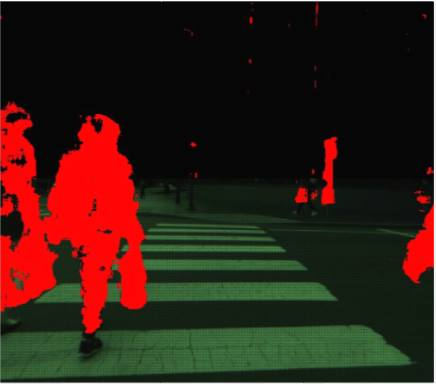
//> input picture catkin_ws/src/canny/src/immagine.jpg, 436 x 384 px
$ ./canny   (built with g++ and OpenCV 4)
//> lines starting //> are read from the running program, lines starting //| are printed output that depends on the picture
#include "opencv2/core/core.hpp"
#include "opencv2/highgui/highgui.hpp"
#include "opencv2/imgproc/imgproc.hpp"
#include "iostream"

using namespace cv;
using namespace std;

int main( )
{
    Mat src1;
    src1 = imread("immagine.jpg", CV_LOAD_IMAGE_COLOR);
//> src1 is the input picture: 384 rows x 436 cols, CV_8UC3; mean B, G, R 20.8, 30.4, 51.6
    namedWindow( "Original image", CV_WINDOW_AUTOSIZE );
    imshow( "Original image", src1 );

    Mat gray, edge, draw;
    cvtColor(src1, gray, CV_BGR2GRAY);
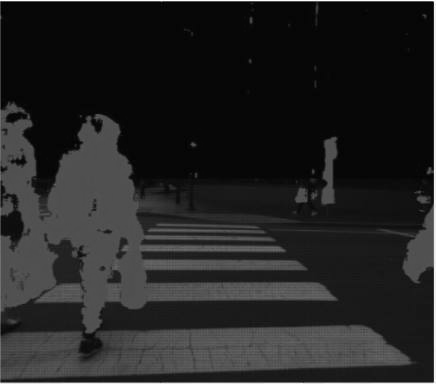
//> gray: 384 rows x 436 cols, CV_8UC1; min 0, max 255, mean 35.6

    Canny( gray, edge, 50, 150, 3);
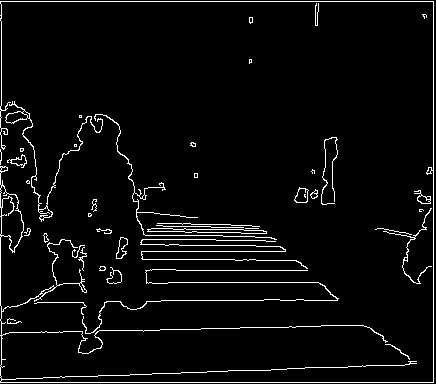
//> edge: 384 rows x 436 cols, CV_8UC1; 4.3% white in thin lines or dots

    edge.convertTo(draw, CV_8U);
    namedWindow("image", CV_WINDOW_AUTOSIZE);
    imshow("image", draw);

    waitKey(0);
    return 0;
}
